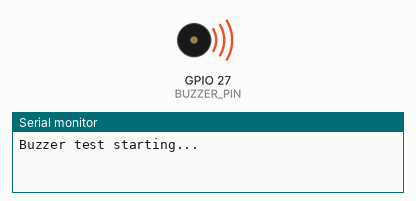
The sketch below on a simulated ESP32. On the bench: buzzer (waves = sounding, pin HIGH), the last lines printed to the serial monitor.

Above: at 0.07 s.
At 1.8 s:
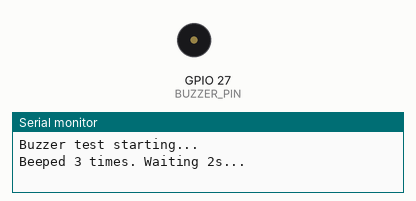
Timing chart, 0 to 6.7 s (numbered marks = the images above):
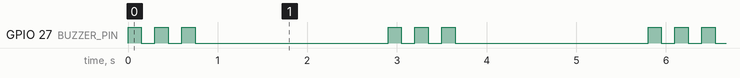

Measured:
- by itself, GPIO 27 (BUZZER_PIN): repeats every 2.9 s: 2 × (LOW 0.15 s, HIGH 0.15 s), LOW 2.2 s, HIGH 0.15 s
- by itself, everything shown: repeats every 2.9 s, in 6 steps

The sketch:

test_buzzer.ino
```cpp
#define BUZZER_PIN 27

void setup() {
  Serial.begin(115200);
  pinMode(BUZZER_PIN, OUTPUT);
  digitalWrite(BUZZER_PIN, LOW);
  Serial.println("Buzzer test starting...");
}

void loop() {
  for (int i = 0; i < 3; i++) {
    digitalWrite(BUZZER_PIN, HIGH);
    delay(150);
    digitalWrite(BUZZER_PIN, LOW);
    delay(150);
  }
  Serial.println("Beeped 3 times. Waiting 2s...");
  delay(2000);
}

// 3 tik sound
//tone(BUZZER_PIN, 2000); // 2kHz frequency - loudest resonance
```
